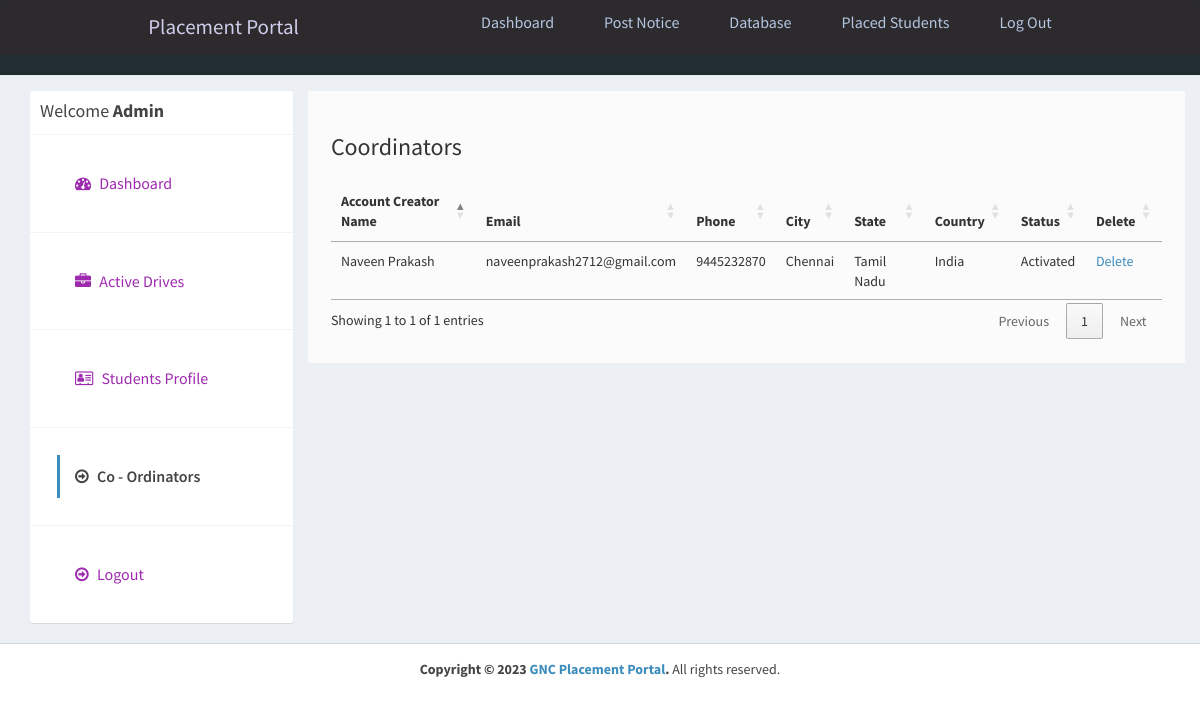
/admin/companies.php (signed in), run on the app's committed database.
### tables this page shows
CREATE TABLE `company` (
  `id_company` int(11) NOT NULL,
  `name` varchar(255) NOT NULL,
  `companyname` varchar(255) NOT NULL,
  `country` varchar(255) NOT NULL,
  `state` varchar(255) NOT NULL,
  `city` varchar(255) NOT NULL,
  `contactno` varchar(255) NOT NULL,
  `website` varchar(255) NOT NULL,
  `email` varchar(255) NOT NULL,
  `password` varchar(255) NOT NULL,
  `aboutme` varchar(255) DEFAULT NULL,
  `logo` varchar(255) NOT NULL,
  `createdAt` timestamp NOT NULL DEFAULT current_timestamp(),
  `active` int(11) NOT NULL DEFAULT 2
);

### admin/companies.php (the view, shortened to what this page needs)
<?php
require_once("../db.php");
?>
<!DOCTYPE html>
<html>
<head>
  <link rel="stylesheet" href="https://cdnjs.cloudflare.com/ajax/libs/twitter-bootstrap/3.3.7/css/bootstrap.min.css">
  <link rel="stylesheet" href="https://cdnjs.cloudflare.com/ajax/libs/font-awesome/4.7.0/css/font-awesome.min.css">
  <link rel="stylesheet" href="https://cdnjs.cloudflare.com/ajax/libs/ionicons/2.0.1/css/ionicons.min.css">
  <link rel="stylesheet" href="https://cdn.datatables.net/1.10.15/css/jquery.dataTables.min.css">
  <link rel="stylesheet" href="../css/AdminLTE.min.css">
  <link rel="stylesheet" href="../css/_all-skins.min.css">
  <link rel="stylesheet" href="../css/custom.css">
</head>
<body class="hold-transition skin-green sidebar-mini">
  <div class="wrapper">
    <?php
    include 'header.php';
    ?>
    <div class="content-wrapper" style="margin-left: 0px;">
      <section id="candidates" class="content-header">
        <div class="container">
          <div class="row">
            <div class="col-md-3">
              <div class="box box-solid">
                <div class="box-header with-border">
                  <h3 class="box-title">Welcome <b>Admin</b></h3>
                </div>
                <div class="box-body no-padding">
                  <ul class="nav nav-pills nav-stacked">
                    <li><a href="dashboard.php"><i class="fa fa-dashboard"></i> Dashboard</a></li>
                    <li><a href="active-jobs.php"><i class="fa fa-briefcase"></i> Active Drives</a></li>
                    <li><a href="applications.php"><i class="fa fa-address-card-o"></i> Students Profile</a></li>
                    <li class="active"><a href="companies.php"><i class="fa fa-arrow-circle-o-right"></i> Co - Ordinators</a></li>
                    <li><a href="../logout.php"><i class="fa fa-arrow-circle-o-right"></i> Logout</a></li>
                  </ul>
                </div>
              </div>
            </div>
            <div class="col-md-9 bg-white padding-2">
              <h3>Coordinators</h3>
              <div class="row margin-top-20">
                <div class="col-md-12">
                  <div class="box-body table-responsive no-padding">
                    <table id="example2" class="table table-hover">
                      <thead>
                        <th>Account Creator Name</th>
                        <th>Email</th>
                        <th>Phone</th>
                        <th>City</th>
                        <th>State</th>
                        <th>Country</th>
                        <th>Status</th>
                        <th>Delete</th>
                      </thead>
                      <tbody>
                        <?php
                        $sql = "SELECT * FROM company";
                        $result = $conn->query($sql);
                        if ($result->num_rows > 0) {
                          while ($row = $result->fetch_assoc()) {
                        ?>
                            <tr>
                              <td><?php echo $row['name']; ?></td>
                              <td><?php echo $row['email']; ?></td>
                              <td><?php echo $row['contactno']; ?></td>
                              <td><?php echo $row['city']; ?></td>
                              <td><?php echo $row['state']; ?></td>
                              <td><?php echo $row['country']; ?></td>
                              <td>
                                <?php
                                if ($row['active'] == '1') {
                                  echo "Activated";
                                } else if ($row['active'] == '2') {
                                ?>
                                  <a href="reject-company.php?id=<?php echo $row['id_company']; ?>">Reject</a> <a href="approve-company.php?id=<?php echo $row['id_company']; ?>">Approve</a>
                                <?php
                                } else if ($row['active'] == '3') {
                                ?>
                                  <a href="approve-company.php?id=<?php echo $row['id_company']; ?>">Reactivate</a>
                                <?php
                                } else if ($row['active'] == '0') {
                                  echo "Rejected";
                                }
                                ?>
                              </td>
                              <td><a href="delete-company.php?id=<?php echo $row['id_company']; ?>">Delete</a></td>
                            </tr>
                        <?php
                          }
                        }
                        ?>
                      </tbody>
                    </table>
                  </div>
                </div>
              </div>
            </div>
          </div>
        </div>
      </section>
    </div>
    <footer class="main-footer" style="margin-left: 0px;">
      <div class="text-center">
        <strong>Copyright &copy; 2023 <a href="#">GNC Placement Portal</a>.</strong> All rights
        reserved.
      </div>
    </footer>
  </div>
</body>
</html>

### css/custom.css (style rules this page uses)
.margin-top-20 { margin-top: 20px; }
.padding-2 { padding: 2%; }
.bg-white { background-color:#fbfbfb; margin-left: 0%; }
.box { font-size: medium; font-family: sans-serif; }
li { color: aqua; }

### admin/header.php (style rules this page uses)
* { margin: 0; padding: 0; box-sizing: border-box; }
html { font-size: 62.5%; font-family: 'Roboto', sans-serif; }
li { list-style: none; }
a { text-decoration: none; }

### data on the page
company: name "Naveen Prakash", email "naveenprakash2712@gmail.com", contactno "9445232870", city "Chennai", state "Tamil Nadu", country "India", active "Activated"
